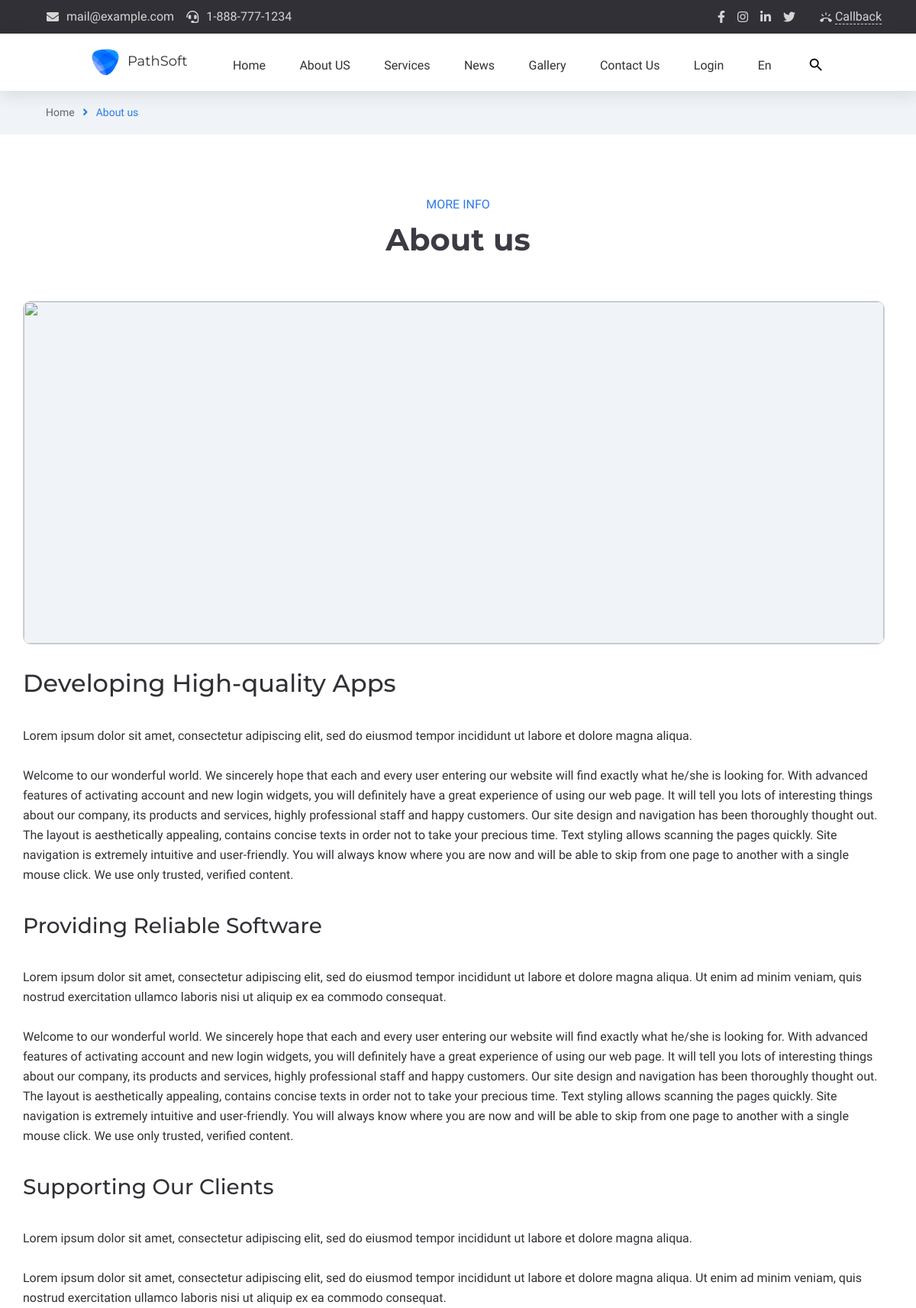
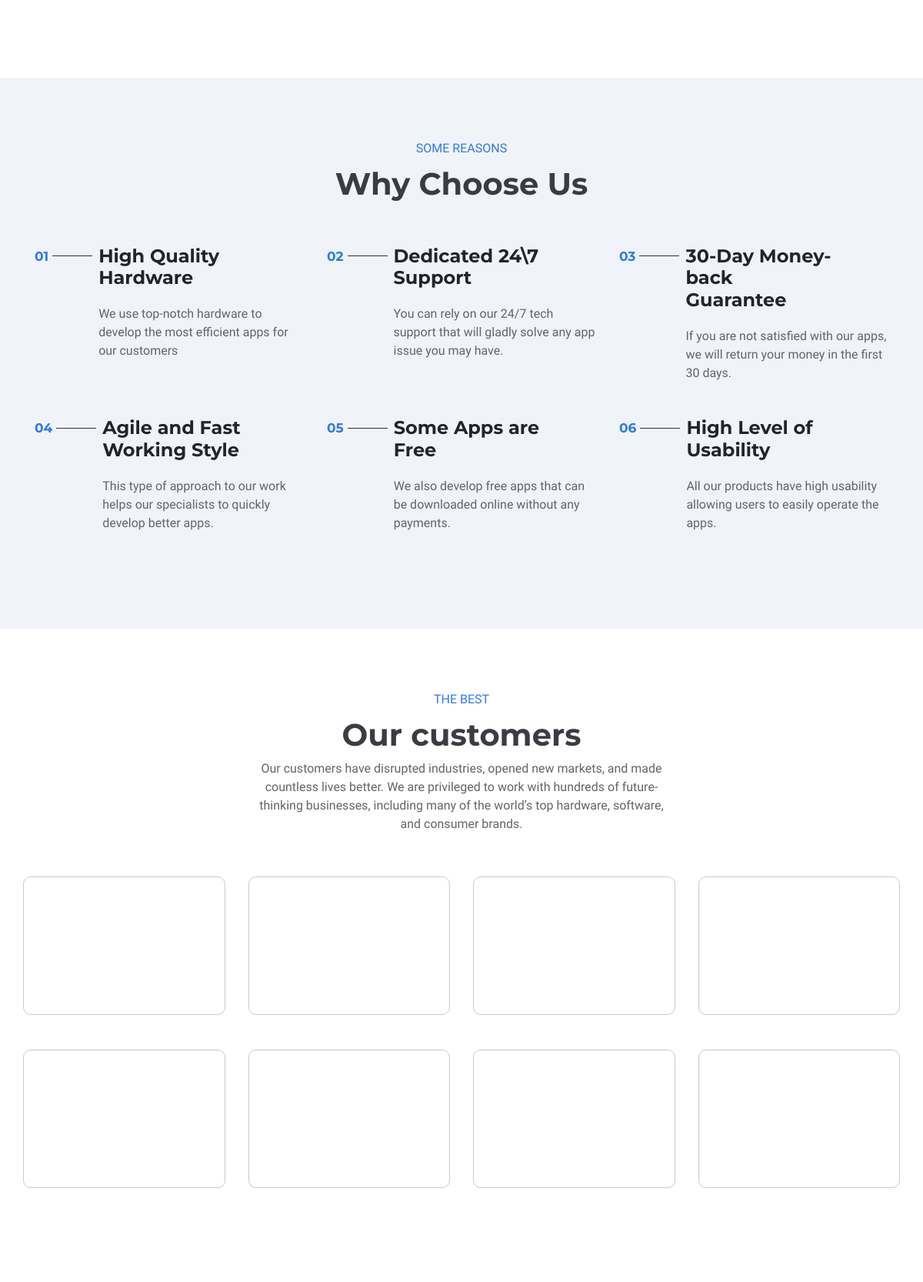
/about (upper part), run on the app's committed database (2 pictures, top to bottom).
### app/models.py (models this page shows)
class HeaderContact(db.Model):
    id=db.Column(db.Integer,primary_key=True)
    hc_content=db.Column(db.String(255))
    hc_icon_class=db.Column(db.String(255))
    hc_url=db.Column(db.String(255))

class HeaderSocialIcon(db.Model):
    id=db.Column(db.Integer,primary_key=True)
    hsi_name=db.Column(db.String(255))
    hsi_css_class=db.Column(db.String(255))
    hsi_url=db.Column(db.String(255))

class MeniuLogo(db.Model):
    id=db.Column(db.Integer,primary_key=True)
    logo_title=db.Column(db.String(255))
    logo_url=db.Column(db.String(255))
    logo_alt=db.Column(db.String(255))
    logo_img=db.Column(db.String(255))

class MeniuName(db.Model):
    id=db.Column(db.Integer,primary_key=True)
    meniu_title=db.Column(db.String(255))
    meniu_url=db.Column(db.String(255))
    meniu_icon=db.Column(db.String(255))

class ReasonTitle(db.Model):
    id=db.Column(db.Integer,primary_key=True)
    reason_subheading=db.Column(db.String(255))
    reason_title=db.Column(db.String(255))

class ReasonItem(db.Model):
    id=db.Column(db.Integer,primary_key=True)
    reasonitem_number=db.Column(db.String(255))
    reasonitem_title=db.Column(db.String(255))
    reasonitem_text=db.Column(db.String(255))

### main/routes.py (the view)
@app.route("/about")
def about_index():
    header_contacts=HeaderContact.query.all()
    headersocial_icons=HeaderSocialIcon.query.all()
    logos=MeniuLogo.query.all()
    meniu_names=MeniuName.query.all()
    reasonheadings=ReasonTitle.query.all()
    reasonitems=ReasonItem.query.all()
    company_info_footers=FooterCompanyInfo.query.all()
    footer_social_icons=FooterSocialIcon.query.all()
    footer_menus=FooterMenu.query.all()
    footer_offers=FooterOffer.query.all()
    footer_contacts=FooterContact.query.all()
    return render_template("main/about.html", header_contacts=header_contacts, headersocial_icons=headersocial_icons, logos=logos, meniu_names=meniu_names, reasonheadings=reasonheadings, reasonitems=reasonitems, company_info_footers=company_info_footers,footer_social_icons=footer_social_icons , footer_menus=footer_menus,footer_offers=footer_offers ,footer_contacts=footer_contacts )

### app/templates/main/about.html (shortened to what this page needs)
{% extends "main/base.html" %}{% block contentmain %}
<section id="crumbs">
    <div class="container crumbs-bread">
        <div class="row align-items-center justify-content-between">
            <div class="col-auto">
                <div class="crumbs-info">
                    <span class="crumbs-home"><a href="/">Home</a></span> <i
                        class="fas fa-angle-right"></i>
                    <span class="crumbs-about">About us</span>
                </div>
            </div>
        </div>
    </div>
</section>
<section id="more-info-about-us">
    <div class="container section-padding">
        <div class="row">
            <div class="col-12">
                <div class="section-heading">
                    <span class="section-heading-span">MORE INFO</span>
                    <h2 class="section-heading-h2">About us </h2>
                </div>
            </div>
        </div>
        <div class="row">
            <div class="col-12">
                <div class="about-item">
                    <div class="about-img">
                        <img src="/static/uploads/about-img.jpg" alt="">
                    </div>
                    <h2>Developing High-quality Apps</h2>
                    <p>Lorem ipsum dolor sit amet, consectetur adipiscing elit, sed do eiusmod tempor incididunt ut
                        labore et dolore magna aliqua.</p>
                    <p>Welcome to our wonderful world. We sincerely hope that each and every user entering our
                        website
                        will
                        find exactly what he/she is looking for. With advanced features of activating account and
                        new
                        login
                        widgets, you will definitely have a great experience of using our web page. It will tell you
                        lots of
                        interesting things about our company, its products and services, highly professional staff
                        and
                        happy
                        customers. Our site design and navigation has been thoroughly thought out. The layout is
                        aesthetically appealing, contains concise texts in order not to take your precious time.
                        Text
                        styling allows scanning the pages quickly. Site navigation is extremely intuitive and
                        user-friendly.
                        You will always know where you are now and will be able to skip from one page to another
                        with a
                        single mouse click. We use only trusted, verified content.</p>
                    <h3>Providing Reliable Software</h3>
                    <p>Lorem ipsum dolor sit amet, consectetur adipiscing elit, sed do eiusmod tempor incididunt ut
                        labore et dolore magna aliqua. Ut enim ad minim veniam, quis nostrud exercitation ullamco
                        laboris nisi ut aliquip ex ea commodo consequat.</p>
                    <p>Welcome to our wonderful world. We sincerely hope that each and every user entering our
                        website will find exactly what he/she is looking for. With advanced features of activating
                        account and new login widgets, you will definitely have a great experience of using our web
                        page. It will tell you lots of interesting things about our company, its products and
                        services, highly professional staff and happy customers. Our site design and navigation has
                        been thoroughly thought out. The layout is aesthetically appealing, contains concise texts
                        in order not to take your precious time. Text styling allows scanning the pages quickly.
                        Site navigation is extremely intuitive and user-friendly. You will always know where you are
                        now and will be able to skip from one page to another with a single mouse click. We use only
                        trusted, verified content.</p>
                    <h3>Supporting Our Clients</h3>
                    <p>Lorem ipsum dolor sit amet, consectetur adipiscing elit, sed do eiusmod tempor incididunt ut
                        labore et dolore magna aliqua.</p>
                    <p>Lorem ipsum dolor sit amet, consectetur adipiscing elit, sed do eiusmod tempor incididunt ut
                        labore et dolore magna aliqua. Ut enim ad minim veniam, quis nostrud exercitation ullamco
                        laboris nisi ut aliquip ex ea commodo consequat.</p>
                </div>
            </div>
        </div>
    </div>
</section>
<section id="reasons" class="section-padding">
    <div class="container">
        <div class="row ">
            <div class="col-12">
                {% for reasonheading in reasonheadings %}
                <div class="section-heading">
                    <span class="section-heading-span">{{reasonheading.reason_subheading}}</span>
                    <h2 class="section-heading-h2">{{reasonheading.reason_title}}</h2>
                </div>
                {% endfor %}
            </div>
        </div>
        <div class="row justify-content-center">
            {% for reasonitem in reasonitems %}
            <div class="col-4 col-margin">
                <div class="reasons-item">
                    <div class="reasons-item-number"><span>{{reasonitem.reasonitem_number}}</span></div>
                    <div class="reasons-item-info">
                        <h4>{{reasonitem.reasonitem_title}}</h4>
                        <p>{{reasonitem.reasonitem_text}}</p>
                    </div>
                </div>
            </div>
            {% endfor %}
        </div>
    </div>
</section>
<section id="customers">
    <div class="container section-padding">
        <div class="row ">
            <div class="col-12">
                <div class="section-heading">
                    <span class="section-heading-span">THE BEST</span>
                    <h2 class="section-heading-h2">Our customers</h2>
                    <div class="col-6 margin-auto-ab">
                        <p>Our customers have disrupted industries, opened new markets, and made countless lives better.
                            We are privileged to work with hundreds of future-thinking businesses, including many of the
                            world’s top hardware, software, and consumer brands.</p>
                    </div>
                </div>
            </div>
        </div>
        <div class="row">
            <div class="col-3  col-margin">
                <div class="customers-item">
                </div>
            </div>
            <div class="col-3 col-margin">
                <div class="customers-item">
                </div>
            </div>
            <div class="col-3 col-margin">
                <div class="customers-item">
                </div>
            </div>
            <div class="col-3 col-margin">
                <div class="customers-item">
                </div>
            </div>
            <div class="col-3 col-margin">
                <div class="customers-item">
                </div>
            </div>
            <div class="col-3 col-margin">
                <div class="customers-item">
                </div>
            </div>
            <div class="col-3 col-margin">
                <div class="customers-item">
                </div>
            </div>
            <div class="col-3 col-margin">
                <div class="customers-item">
                </div>
            </div>
        </div>
    </div>
</section>
{% endblock %}

### app/templates/main/base.html (shortened to what this page needs)
<!doctype html>
<html lang="en">
<head>
    <link rel="stylesheet" href="https://cdnjs.cloudflare.com/ajax/libs/font-awesome/5.15.3/css/all.min.css"
 />
    <link rel="stylesheet" href="https://cdn.jsdelivr.net/npm/bootstrap-icons@1.4.1/font/bootstrap-icons.css">
    <link rel="stylesheet" href="https://stackpath.bootstrapcdn.com/bootstrap/4.3.1/css/bootstrap.min.css"
>
    <link rel="stylesheet" href="/static/main/css/style.css">
    <link rel="stylesheet" href="/static/main/css/about.css">
    <link rel="stylesheet" href="/static/main/css/blog.css">
    <link rel="stylesheet" href="/static/main/css/contact.css">
    <link rel="stylesheet" href="/static/main/css/login.css">
    <link rel="stylesheet" href="/static/main/css/gallery.css">
    <link rel="stylesheet" href="/static/main/css/blogitem.css">
</head>
<body>
    <nav id="header-contact">
        <div class="container con">
            <div class="row align-items-center justify-content-between">
                <div class="col-auto">
                    <ul class="header-top-info align-items-center justify-content-between d-flex">
                        {% for header_contact in header_contacts %}
                        <li>
                            <a href="{{header_contact.hc_url}}">
                                <i class="{{header_contact.hc_icon_class}}"></i>
                                <span>{{header_contact.hc_content}}</span>
                            </a>
                        </li>
                        {% endfor %}
                    </ul>
                </div>
                <div class="col-auto">
                    <div class="header-top-links align-items-center justify-content-between d-flex ">
                        <ul class="social-links">
                            {% for headersocial_icon in headersocial_icons %}
                            <li>
                                <a href="{{headersocial_icon.hsi_url}}"><i
                                        class="{{headersocial_icon.hsi_css_class}}"></i></a>
                            </li>
                            {% endfor %}
                        </ul>
                        <div class="header-top-btn">
                            <a href="#" class="header-call-back-link">
                                <i class="material-icons">ring_volume</i>
                                <span>Callback</span>
                            </a>
                        </div>
                    </div>
                </div>
            </div>
        </div>
    </nav>
    <section id="meniu-bar" class="sticky-menu">
        <div class="meniu-nav">
            {% for logo in logos %}
            <div class="logo">
                <a href="{{logo.logo_url}}"><img src="/static/uploads/{{logo.logo_img}}" alt="{{logo.logo_alt}}">
                    <span>{{logo.logo_title}}</span>
                </a>
            </div>
            {% endfor %}
            <div class="meniu-item">
                <ul>
                    {% for meniu_name in meniu_names %}
                    <li>
                        <a href="{{meniu_name.meniu_url}}" class="menu-list-to" data-title="{{meniu_name.meniu_title}}">
                            <span data-title="{{meniu_name.meniu_title}}"> {{meniu_name.meniu_title}}</span>
                            <i class="{{meniu_name.meniu_icon}}"></i>
                        </a>
                    </li>
                    {% endfor %}
                    <li class="menu-search">
                        <a href="http://">
                            <i class="material-icons md-22 header-search-ico-search">search</i></a>
                    </li>
                </ul>
            </div>
        </div>
    </section>
    {% block contentmain %}
    {% endblock %}
</body>
</html>

### data on the page
HeaderContact: hc_content "mail@example.com"
HeaderContact: hc_content "1-888-777-1234"
MeniuLogo: logo_img (picture), logo_title "PathSoft"
MeniuName: meniu_title "Home"
MeniuName: meniu_title "About US"
MeniuName: meniu_title "Services"
MeniuName: meniu_title "News"
MeniuName: meniu_title "Gallery"
MeniuName: meniu_title "Contact Us"
MeniuName: meniu_title "Login"
MeniuName: meniu_title "En"
ReasonTitle: reason_subheading "SOME REASONS", reason_title "Why Choose Us"
ReasonItem: reasonitem_number "01", reasonitem_title "High Quality Hardware", reasonitem_text "We use top-notch hardware to develop the most efficient apps for our customers"
ReasonItem: reasonitem_number "02", reasonitem_title "Dedicated 24\\7 Support", reasonitem_text "You can rely on our 24/7 tech support that will gladly solve any app issue you may have."
ReasonItem: reasonitem_number "03", reasonitem_title "30-Day Money-back Guarantee", reasonitem_text "If you are not satisfied with our apps, we will return your money in the first 30 days."
ReasonItem: reasonitem_number "04", reasonitem_title "Agile and Fast Working Style", reasonitem_text "This type of approach to our work helps our specialists to quickly develop better apps."
ReasonItem: reasonitem_number "05", reasonitem_title "Some Apps are Free", reasonitem_text "We also develop free apps that can be downloaded online without any payments."
ReasonItem: reasonitem_number "06", reasonitem_title "High Level of Usability", reasonitem_text "All our products have high usability allowing users to easily operate the apps."
